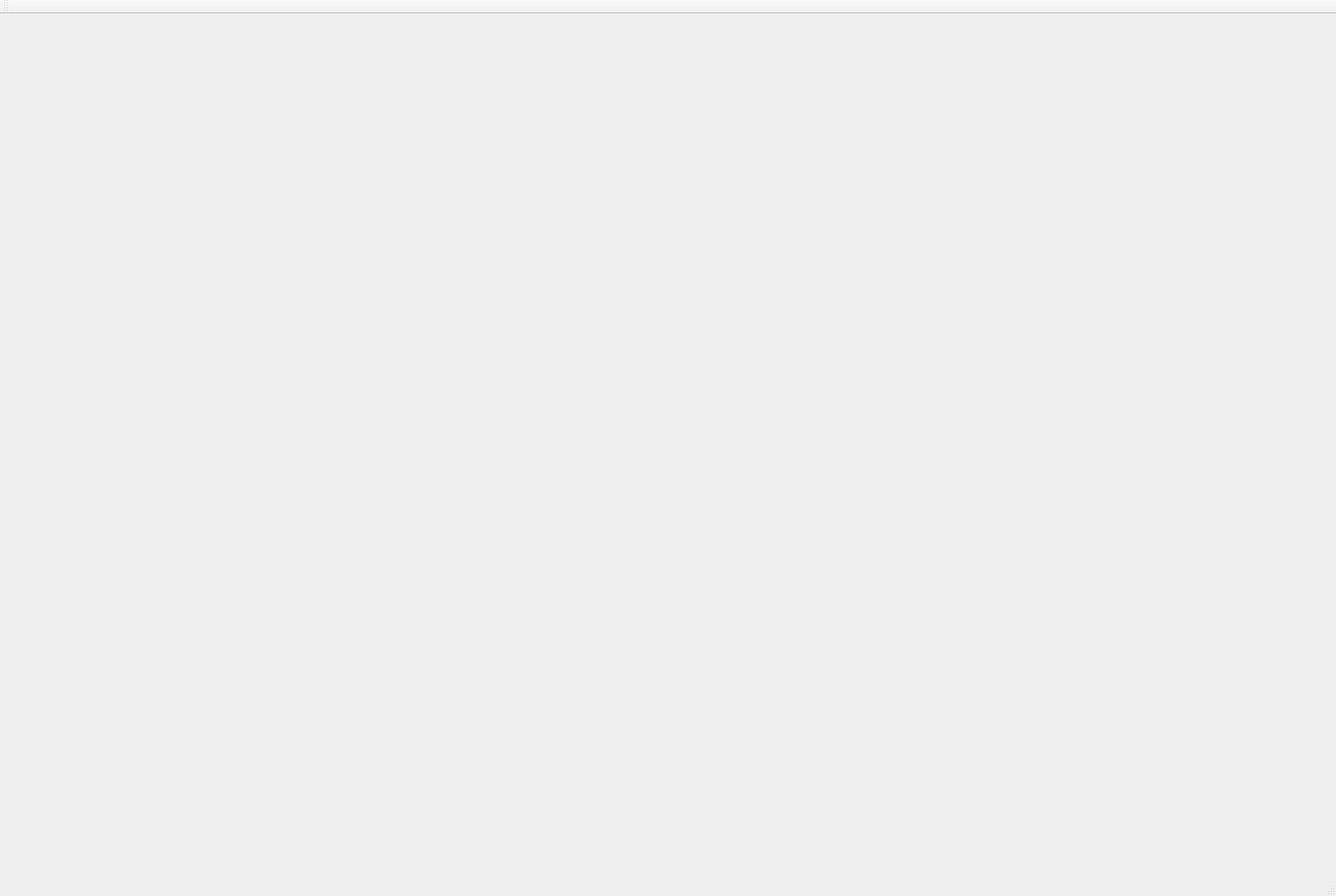
<?xml version="1.0" encoding="UTF-8"?>
<ui version="4.0">
 <class>MainWindow</class>
 <widget class="QMainWindow" name="MainWindow">
  <property name="geometry">
   <rect>
    <x>0</x>
    <y>0</y>
    <width>1603</width>
    <height>1075</height>
   </rect>
  </property>
  <property name="windowTitle">
   <string>MainWindow</string>
  </property>
  <widget class="QWidget" name="centralWidget">
   <widget class="QCustomPlot" name="mapView" native="true">
    <property name="geometry">
     <rect>
      <x>29</x>
      <y>39</y>
      <width>841</width>
      <height>761</height>
     </rect>
    </property>
   </widget>
  </widget>
  <widget class="QMenuBar" name="menuBar">
   <property name="geometry">
    <rect>
     <x>0</x>
     <y>0</y>
     <width>1603</width>
     <height>28</height>
    </rect>
   </property>
  </widget>
  <widget class="QToolBar" name="mainToolBar">
   <attribute name="toolBarArea">
    <enum>TopToolBarArea</enum>
   </attribute>
   <attribute name="toolBarBreak">
    <bool>false</bool>
   </attribute>
  </widget>
  <widget class="QStatusBar" name="statusBar"/>
 </widget>
 <layoutdefault spacing="6" margin="11"/>
 <customwidgets>
  <customwidget>
   <class>QCustomPlot</class>
   <extends>QWidget</extends>
   <header location="global">qcustomplot.h</header>
   <container>1</container>
  </customwidget>
 </customwidgets>
 <resources/>
 <connections/>
</ui>
